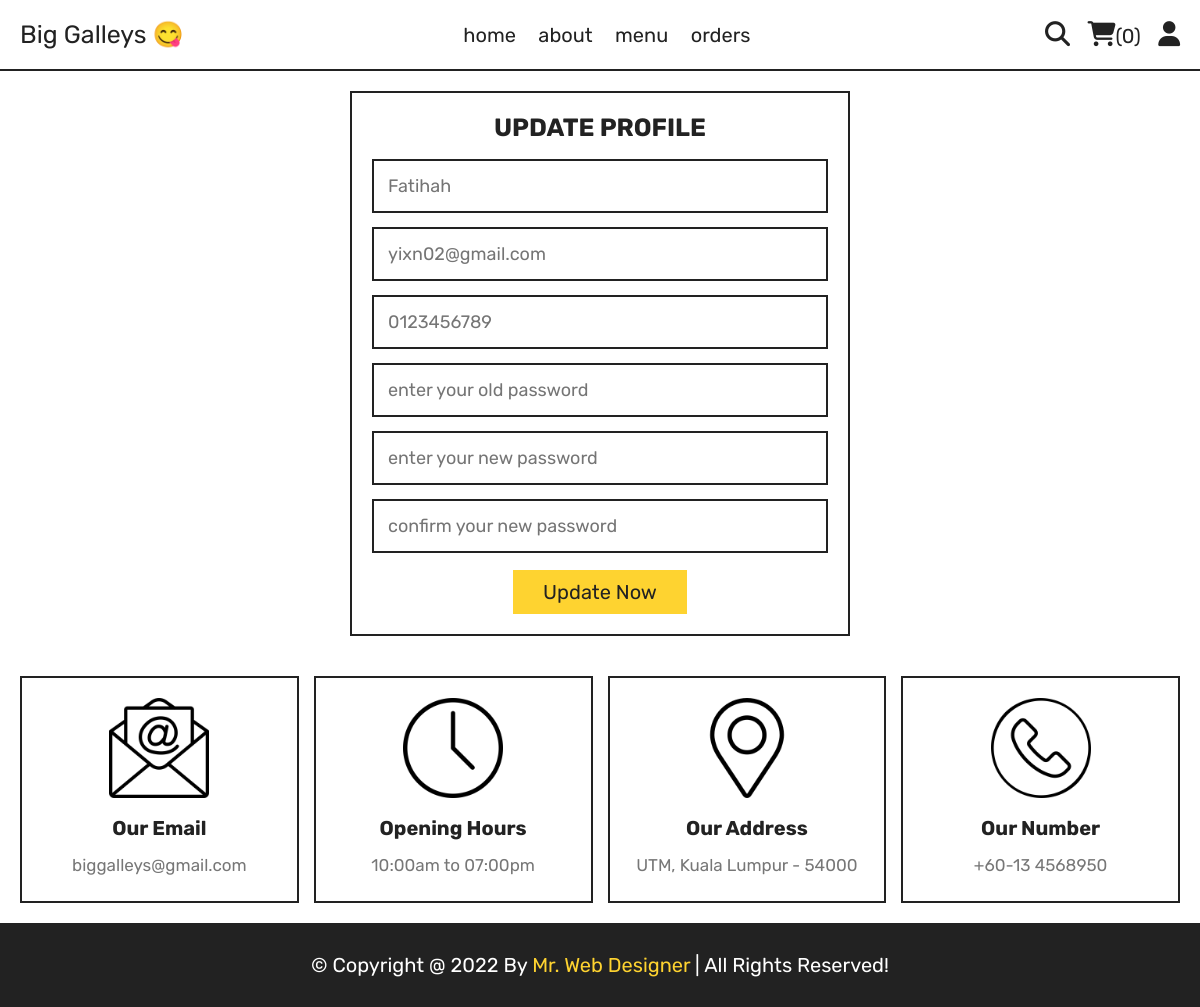
Screenshot of /customer/update_profile.php (signed in) with the database file from the repository.
### tables this page shows
CREATE TABLE `users` (
  `id` int(100) NOT NULL,
  `name` varchar(20) NOT NULL,
  `email` varchar(50) NOT NULL,
  `number` varchar(10) NOT NULL,
  `password` varchar(50) NOT NULL,
  `confirmPassword` varchar(50) NOT NULL,
  `verifyId` varchar(255) NOT NULL,
  `verifyStatus` int(3) NOT NULL
);

### customer/update_profile.php (the view, shortened to what this page needs)
<?php
include 'components/connect.php';
?>
<!DOCTYPE html>
<html lang="en">
<head>
   <link rel="stylesheet" href="https://cdnjs.cloudflare.com/ajax/libs/font-awesome/6.1.1/css/all.min.css">
   <link rel="stylesheet" href="css/style.css">
</head>
<body>
<?php include 'components/user_header.php'; ?>
<section class="form-container update-form">
   <form action="" method="post">
      <h3>update profile</h3>
      <input type="text" name="name" placeholder="<?= $fetch_profile['name']; ?>" class="box" maxlength="50">
      <input type="email" name="email" placeholder="<?= $fetch_profile['email']; ?>" class="box" maxlength="50" oninput="this.value = this.value.replace(/\s/g, '')">
      <input type="number" name="number" placeholder="<?= $fetch_profile['number']; ?>"" class="box" min="0" max="9999999999" maxlength="10">
      <input type="password" name="old_pass" placeholder="enter your old password" class="box" maxlength="50" oninput="this.value = this.value.replace(/\s/g, '')">
      <input type="password" name="new_pass" placeholder="enter your new password" class="box" maxlength="50" oninput="this.value = this.value.replace(/\s/g, '')">
      <input type="password" name="confirm_pass" placeholder="confirm your new password" class="box" maxlength="50" oninput="this.value = this.value.replace(/\s/g, '')">
      <input type="submit" value="update now" name="submit" class="btn">
   </form>
</section>
<?php include 'components/footer.php'; ?>
</body>
</html>

### customer/css/style.css (style rules this page uses)
:root { --yellow:#fed330; --red:#e74c3c; --white:#fff; --black:#222; --light-color:#777; --border:.2rem solid var(--black); }
* { font-family: 'Rubik', sans-serif; margin:0; padding:0; box-sizing: border-box; outline: none; border: none; text-decoration: none; }
html { font-size: 62.5%; overflow-x: hidden; scroll-behavior: smooth; stop-opacity: 7rem; }
section { margin:0 auto; max-width: 1200px; padding:2rem; }
.btn, .delete-btn { margin-top: 1rem; display: inline-block; font-size: 2rem; padding:1rem 3rem; cursor: pointer; text-transform: capitalize; transition: .2s linear; }
.btn { background-color: var(--yellow); color:var(--black); }
.form-container form { border:var(--border); margin:0 auto; max-width: 50rem; padding:2rem; text-align: center; }
.form-container form h3 { font-size: 2.5rem; color:var(--black); text-transform: uppercase; margin-bottom: 1rem; }
.form-container form .box { margin:.7rem 0; width: 100%; border:var(--border); padding:1.4rem; font-size: 1.8rem; color:var(--black); }

### rows the page displays
users: name "Fatihah", email "yixn02@gmail.com", number "0123456789"

### other values shown
$total_cart_items "0"
